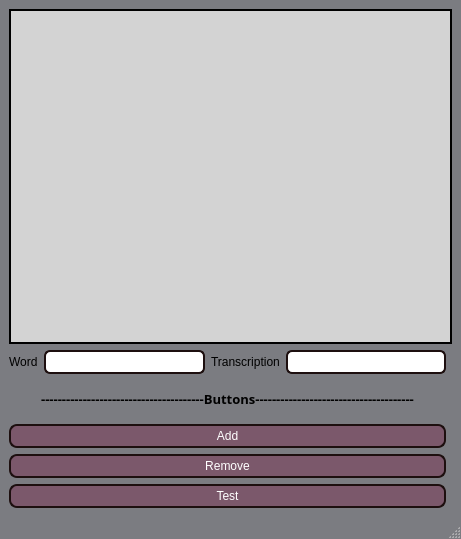
<?xml version="1.0" encoding="UTF-8"?>
<ui version="4.0">
 <class>MainWindow</class>
 <widget class="QMainWindow" name="MainWindow">
  <property name="geometry">
   <rect>
    <x>0</x>
    <y>0</y>
    <width>461</width>
    <height>539</height>
   </rect>
  </property>
  <property name="windowTitle">
   <string>MainWindow</string>
  </property>
  <property name="styleSheet">
   <string notr="true">QMainWindow {
	background-color: #7B7C81;
}

</string>
  </property>
  <widget class="QWidget" name="centralwidget">
   <layout class="QGridLayout" name="gridLayout">
    <item row="3" column="0" colspan="4">
     <widget class="QLabel" name="label">
      <property name="font">
       <font>
        <family>Yu Gothic UI Semibold</family>
        <pointsize>10</pointsize>
        <italic>false</italic>
        <bold>true</bold>
        <underline>false</underline>
        <strikeout>false</strikeout>
       </font>
      </property>
      <property name="text">
       <string>---------------------------------------Buttons--------------------------------------</string>
      </property>
      <property name="alignment">
       <set>Qt::AlignCenter</set>
      </property>
     </widget>
    </item>
    <item row="7" column="0" colspan="4">
     <widget class="QPushButton" name="btnRemove">
      <property name="styleSheet">
       <string notr="true">QPushButton {
   background-color: #7B586B; 
   color: white; 
   border: 2px solid #1D0F0F; 
   border-radius: 8px; 
   padding: 3; }

QPushButton:pressed { 
	background-color: #D4DBE2;
 }</string>
      </property>
      <property name="text">
       <string>Remove</string>
      </property>
     </widget>
    </item>
    <item row="0" column="0" colspan="5">
     <widget class="QTableView" name="tvDataBase">
      <property name="styleSheet">
       <string notr="true">QTableView
 { 
	background-color: lightgray;
	color: black;
	border: 2px solid black;
 }

 QTableView::item 
{
	height: 40px; 
}

QTableView::item:selected 
{ 
	background-color: blue;
	color: white;
}

QHeaderView::section {
	 background-color: #D4DBE2;
 }

</string>
      </property>
     </widget>
    </item>
    <item row="4" column="2">
     <spacer name="verticalSpacer">
      <property name="orientation">
       <enum>Qt::Vertical</enum>
      </property>
      <property name="sizeType">
       <enum>QSizePolicy::Fixed</enum>
      </property>
      <property name="sizeHint" stdset="0">
       <size>
        <width>20</width>
        <height>10</height>
       </size>
      </property>
     </spacer>
    </item>
    <item row="1" column="1">
     <widget class="QLineEdit" name="leWord">
      <property name="styleSheet">
       <string notr="true">QLineEdit {
   background-color: white;
   color: black; 
   border: 2px solid #1D0F0F; 
   border-radius: 6px; 
   padding: 2; 
}

</string>
      </property>
     </widget>
    </item>
    <item row="6" column="0" colspan="4">
     <widget class="QPushButton" name="btnAdd">
      <property name="enabled">
       <bool>true</bool>
      </property>
      <property name="styleSheet">
       <string notr="true">QPushButton {
   background-color: #7B586B; 
   color: white; 
   border: 2px solid #1D0F0F; 
   border-radius: 8px; 
   padding: 3; }

QPushButton:pressed { 
	background-color: #D4DBE2;
 }</string>
      </property>
      <property name="text">
       <string>Add</string>
      </property>
     </widget>
    </item>
    <item row="1" column="3">
     <widget class="QLineEdit" name="leTranscription">
      <property name="styleSheet">
       <string notr="true">QLineEdit {
   background-color: white;
   color: black; 
   border: 2px solid #1D0F0F; 
   border-radius: 6px; 
   padding: 2; 
}

</string>
      </property>
     </widget>
    </item>
    <item row="2" column="2">
     <spacer name="verticalSpacer_2">
      <property name="orientation">
       <enum>Qt::Vertical</enum>
      </property>
      <property name="sizeType">
       <enum>QSizePolicy::Fixed</enum>
      </property>
      <property name="sizeHint" stdset="0">
       <size>
        <width>20</width>
        <height>10</height>
       </size>
      </property>
     </spacer>
    </item>
    <item row="1" column="0">
     <widget class="QLabel" name="lWord">
      <property name="sizePolicy">
       <sizepolicy hsizetype="Maximum" vsizetype="Preferred">
        <horstretch>0</horstretch>
        <verstretch>0</verstretch>
       </sizepolicy>
      </property>
      <property name="text">
       <string>Word</string>
      </property>
     </widget>
    </item>
    <item row="1" column="2">
     <widget class="QLabel" name="lTranscription">
      <property name="sizePolicy">
       <sizepolicy hsizetype="Maximum" vsizetype="Preferred">
        <horstretch>0</horstretch>
        <verstretch>0</verstretch>
       </sizepolicy>
      </property>
      <property name="text">
       <string>Transcription</string>
      </property>
     </widget>
    </item>
    <item row="8" column="0" colspan="4">
     <widget class="QPushButton" name="pushButton">
      <property name="styleSheet">
       <string notr="true">QPushButton {
   background-color: #7B586B; 
   color: white; 
   border: 2px solid #1D0F0F; 
   border-radius: 8px; 
   padding: 3; }

QPushButton:pressed { 
	background-color: #D4DBE2;
 }</string>
      </property>
      <property name="text">
       <string>Test</string>
      </property>
     </widget>
    </item>
   </layout>
  </widget>
  <widget class="QMenuBar" name="menubar">
   <property name="geometry">
    <rect>
     <x>0</x>
     <y>0</y>
     <width>461</width>
     <height>22</height>
    </rect>
   </property>
  </widget>
  <widget class="QStatusBar" name="statusbar"/>
 </widget>
 <resources/>
 <connections/>
</ui>
